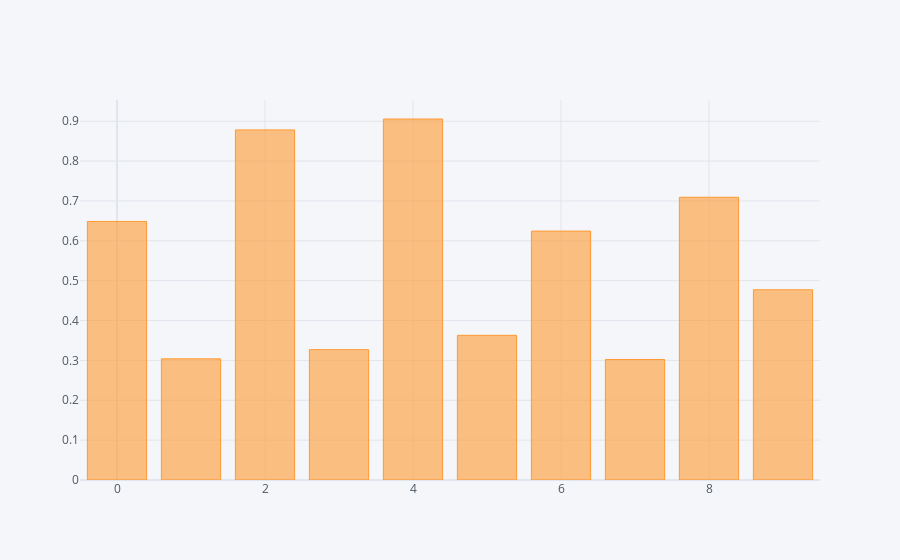

Notebook code cell kept with this figure:
### Markdown cell above
### Series 로 그래프 그리기

### Code cell
df['A'].iplot(kind='bar')

### Figure 1 — Plotly figure (JSON) as saved in the notebook; plotly's stock layout.template omitted (floating-point values rounded to 4 significant figures)
{"data": [{"marker": {"color": "rgba(255, 153, 51, 0.6)", "line": {"color": "rgba(255, 153, 51, 1.0)", "width": 1}}, "name": "A", "orientation": "v", "text": "", "type": "bar", "x": [0, 1, 2, 3, 4, 5, 6, 7, 8, 9], "y": [0.6486, 0.3039, 0.8782, 0.327, 0.9056, 0.3629, 0.6244, 0.3023, 0.7093, 0.4772]}], "layout": {"legend": {"bgcolor": "#F5F6F9", "font": {"color": "#4D5663"}}, "paper_bgcolor": "#F5F6F9", "plot_bgcolor": "#F5F6F9", "title": {"font": {"color": "#4D5663"}}, "xaxis": {"gridcolor": "#E1E5ED", "showgrid": true, "tickfont": {"color": "#4D5663"}, "title": {"font": {"color": "#4D5663"}, "text": ""}, "zerolinecolor": "#E1E5ED"}, "yaxis": {"gridcolor": "#E1E5ED", "showgrid": true, "tickfont": {"color": "#4D5663"}, "title": {"font": {"color": "#4D5663"}, "text": ""}, "zerolinecolor": "#E1E5ED"}}}
